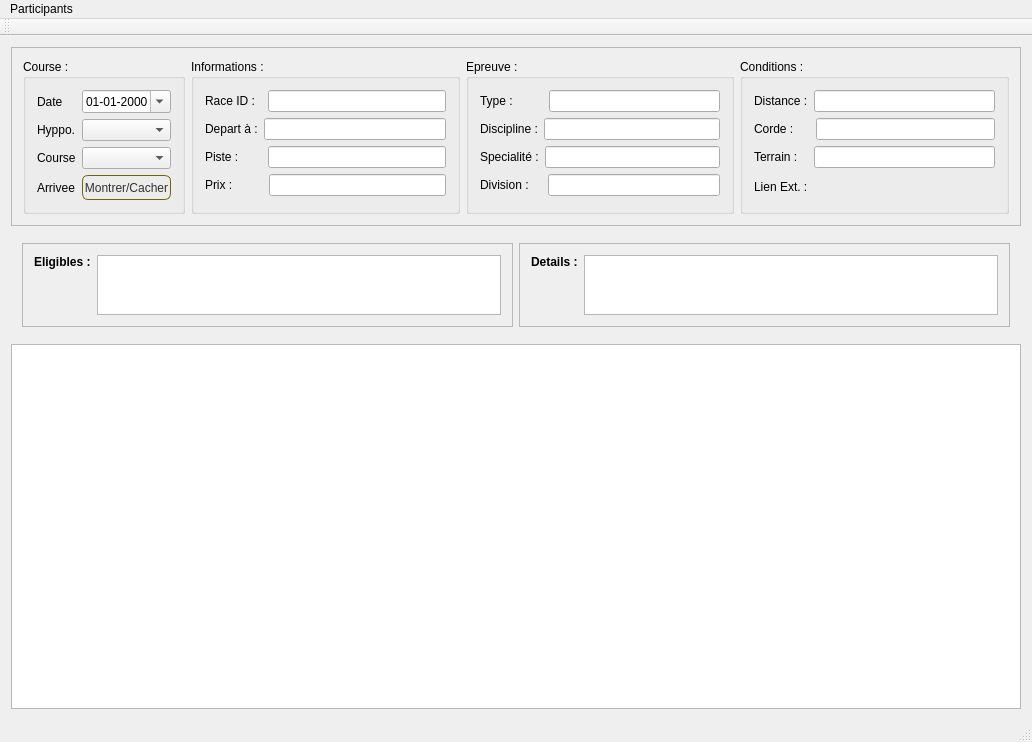
<?xml version="1.0" encoding="UTF-8"?>
<ui version="4.0">
 <class>MainWindow</class>
 <widget class="QMainWindow" name="MainWindow">
  <property name="geometry">
   <rect>
    <x>0</x>
    <y>0</y>
    <width>1032</width>
    <height>742</height>
   </rect>
  </property>
  <property name="windowTitle">
   <string>MainWindow</string>
  </property>
  <widget class="QWidget" name="centralWidget">
   <layout class="QGridLayout" name="gridLayout_5">
    <item row="2" column="0">
     <widget class="iTableView" name="mainView">
      <property name="selectionBehavior">
       <enum>QAbstractItemView::SelectRows</enum>
      </property>
      <property name="sortingEnabled">
       <bool>true</bool>
      </property>
      <attribute name="horizontalHeaderMinimumSectionSize">
       <number>25</number>
      </attribute>
      <attribute name="verticalHeaderVisible">
       <bool>false</bool>
      </attribute>
     </widget>
    </item>
    <item row="0" column="0">
     <widget class="QFrame" name="frame_3">
      <property name="frameShape">
       <enum>QFrame::StyledPanel</enum>
      </property>
      <property name="frameShadow">
       <enum>QFrame::Raised</enum>
      </property>
      <layout class="QGridLayout" name="gridLayout_4">
       <item row="0" column="0">
        <layout class="QVBoxLayout" name="verticalLayout">
         <item>
          <widget class="QGroupBox" name="groupBox">
           <property name="title">
            <string>Course :</string>
           </property>
           <layout class="QGridLayout" name="gridLayout_2">
            <item row="1" column="1">
             <widget class="QComboBox" name="HyppoCombo"/>
            </item>
            <item row="1" column="0">
             <widget class="QLabel" name="hyppoLabel">
              <property name="text">
               <string>Hyppo.</string>
              </property>
             </widget>
            </item>
            <item row="0" column="1">
             <widget class="QDateEdit" name="dateEdit">
              <property name="locale">
               <locale language="French" country="France"/>
              </property>
              <property name="displayFormat">
               <string>dd-MM-yyyy</string>
              </property>
              <property name="calendarPopup">
               <bool>true</bool>
              </property>
             </widget>
            </item>
            <item row="2" column="0">
             <widget class="QLabel" name="CourseLabel">
              <property name="text">
               <string>Course</string>
              </property>
             </widget>
            </item>
            <item row="2" column="1">
             <widget class="QComboBox" name="RaceCombo"/>
            </item>
            <item row="3" column="1">
             <widget class="QPushButton" name="BShowHideRes">
              <property name="sizePolicy">
               <sizepolicy hsizetype="Preferred" vsizetype="Fixed">
                <horstretch>0</horstretch>
                <verstretch>0</verstretch>
               </sizepolicy>
              </property>
              <property name="minimumSize">
               <size>
                <width>82</width>
                <height>25</height>
               </size>
              </property>
              <property name="styleSheet">
               <string notr="true">QPushButton {
    border: 1px solid #716404;
    border-radius: 6px;
	color: #313131;
    background-color: qlineargradient(x1: 0, y1: 0, x2: 1, y2: 1,
                                      stop: 0 #ffd70f, stop: 1 #beaa0e);
    min-width: 80px;
}

QPushButton:selected {
	color: #313131;
    background-color: qlineargradient(x1: 0, y1: 0, x2: 0, y2: 1,
                                      stop: 0 #bae10d, stop: 1 #9cbd0a);
}

QPushButton:checked {
	color: #313131;
    background-color: qlineargradient(x1: 0, y1: 0, x2: 0, y2: 1,
                                      stop: 0 #bae10d, stop: 1 #9cbd0a);
}</string>
              </property>
              <property name="text">
               <string>Montrer/Cacher</string>
              </property>
              <property name="checkable">
               <bool>true</bool>
              </property>
             </widget>
            </item>
            <item row="3" column="0">
             <widget class="QLabel" name="label">
              <property name="text">
               <string>Arrivee</string>
              </property>
             </widget>
            </item>
            <item row="0" column="0">
             <widget class="QLabel" name="DateLabel">
              <property name="text">
               <string>Date</string>
              </property>
             </widget>
            </item>
           </layout>
          </widget>
         </item>
        </layout>
       </item>
       <item row="0" column="1">
        <widget class="QGroupBox" name="groupBox_3">
         <property name="title">
          <string>Informations :</string>
         </property>
         <layout class="QVBoxLayout" name="verticalLayout_2">
          <item>
           <layout class="QHBoxLayout" name="horizontalLayout">
            <item>
             <widget class="QLabel" name="LRaceId">
              <property name="text">
               <string>Race ID :  </string>
              </property>
             </widget>
            </item>
            <item>
             <widget class="QLineEdit" name="ERaceId">
              <property name="readOnly">
               <bool>true</bool>
              </property>
             </widget>
            </item>
           </layout>
          </item>
          <item>
           <layout class="QHBoxLayout" name="horizontalLayout_2">
            <item>
             <widget class="QLabel" name="LDepart">
              <property name="text">
               <string>Depart à :</string>
              </property>
             </widget>
            </item>
            <item>
             <widget class="QLineEdit" name="EDepart">
              <property name="readOnly">
               <bool>true</bool>
              </property>
             </widget>
            </item>
           </layout>
          </item>
          <item>
           <layout class="QHBoxLayout" name="horizontalLayout_3">
            <item>
             <widget class="QLabel" name="LPiste">
              <property name="text">
               <string>Piste :       </string>
              </property>
             </widget>
            </item>
            <item>
             <widget class="QLineEdit" name="EPiste">
              <property name="readOnly">
               <bool>true</bool>
              </property>
             </widget>
            </item>
           </layout>
          </item>
          <item>
           <layout class="QHBoxLayout" name="horizontalLayout_4">
            <item>
             <widget class="QLabel" name="LPrix">
              <property name="text">
               <string>Prix :         </string>
              </property>
             </widget>
            </item>
            <item>
             <widget class="QLineEdit" name="EPrix">
              <property name="readOnly">
               <bool>true</bool>
              </property>
             </widget>
            </item>
           </layout>
          </item>
         </layout>
        </widget>
       </item>
       <item row="0" column="2">
        <widget class="QGroupBox" name="groupBox_4">
         <property name="title">
          <string>Epreuve :</string>
         </property>
         <layout class="QVBoxLayout" name="verticalLayout_3">
          <item>
           <layout class="QHBoxLayout" name="horizontalLayout_5">
            <item>
             <widget class="QLabel" name="LType">
              <property name="text">
               <string>Type :         </string>
              </property>
             </widget>
            </item>
            <item>
             <widget class="QLineEdit" name="EType">
              <property name="readOnly">
               <bool>true</bool>
              </property>
             </widget>
            </item>
           </layout>
          </item>
          <item>
           <layout class="QHBoxLayout" name="horizontalLayout_6">
            <item>
             <widget class="QLabel" name="LDIscipline">
              <property name="text">
               <string>Discipline :</string>
              </property>
             </widget>
            </item>
            <item>
             <widget class="QLineEdit" name="EDiscipline">
              <property name="readOnly">
               <bool>true</bool>
              </property>
             </widget>
            </item>
           </layout>
          </item>
          <item>
           <layout class="QHBoxLayout" name="horizontalLayout_7">
            <item>
             <widget class="QLabel" name="LSpecialite">
              <property name="text">
               <string>Specialité :</string>
              </property>
             </widget>
            </item>
            <item>
             <widget class="QLineEdit" name="ESpecialite">
              <property name="readOnly">
               <bool>true</bool>
              </property>
             </widget>
            </item>
           </layout>
          </item>
          <item>
           <layout class="QHBoxLayout" name="horizontalLayout_8">
            <item>
             <widget class="QLabel" name="LDivision">
              <property name="text">
               <string>Division :    </string>
              </property>
             </widget>
            </item>
            <item>
             <widget class="QLineEdit" name="EDivision">
              <property name="readOnly">
               <bool>true</bool>
              </property>
             </widget>
            </item>
           </layout>
          </item>
         </layout>
        </widget>
       </item>
       <item row="0" column="3">
        <widget class="QGroupBox" name="groupBox_2">
         <property name="title">
          <string>Conditions :</string>
         </property>
         <layout class="QVBoxLayout" name="verticalLayout_4">
          <item>
           <layout class="QHBoxLayout" name="horizontalLayout_9">
            <item>
             <widget class="QLabel" name="LDistance">
              <property name="text">
               <string>Distance :</string>
              </property>
             </widget>
            </item>
            <item>
             <widget class="QLineEdit" name="EDistance">
              <property name="readOnly">
               <bool>true</bool>
              </property>
             </widget>
            </item>
           </layout>
          </item>
          <item>
           <layout class="QHBoxLayout" name="horizontalLayout_10">
            <item>
             <widget class="QLabel" name="LCorde">
              <property name="text">
               <string>Corde :     </string>
              </property>
             </widget>
            </item>
            <item>
             <widget class="QLineEdit" name="ECorde">
              <property name="readOnly">
               <bool>true</bool>
              </property>
             </widget>
            </item>
           </layout>
          </item>
          <item>
           <layout class="QHBoxLayout" name="horizontalLayout_11">
            <item>
             <widget class="QLabel" name="LTerrain">
              <property name="text">
               <string>Terrain :   </string>
              </property>
             </widget>
            </item>
            <item>
             <widget class="QLineEdit" name="ETerrain">
              <property name="readOnly">
               <bool>true</bool>
              </property>
             </widget>
            </item>
           </layout>
          </item>
          <item>
           <layout class="QHBoxLayout" name="horizontalLayout_12">
            <item>
             <widget class="QLabel" name="LLien">
              <property name="sizePolicy">
               <sizepolicy hsizetype="Fixed" vsizetype="Preferred">
                <horstretch>0</horstretch>
                <verstretch>0</verstretch>
               </sizepolicy>
              </property>
              <property name="text">
               <string>Lien Ext. :</string>
              </property>
             </widget>
            </item>
            <item>
             <widget class="QLabel" name="ELien">
              <property name="text">
               <string/>
              </property>
              <property name="wordWrap">
               <bool>true</bool>
              </property>
              <property name="openExternalLinks">
               <bool>true</bool>
              </property>
             </widget>
            </item>
           </layout>
          </item>
         </layout>
        </widget>
       </item>
      </layout>
     </widget>
    </item>
    <item row="1" column="0">
     <widget class="QWidget" name="widget_2" native="true">
      <layout class="QHBoxLayout" name="horizontalLayout_13">
       <item>
        <widget class="QFrame" name="frame">
         <property name="frameShape">
          <enum>QFrame::StyledPanel</enum>
         </property>
         <property name="frameShadow">
          <enum>QFrame::Raised</enum>
         </property>
         <layout class="QHBoxLayout" name="horizontalLayout_15">
          <item>
           <widget class="QLabel" name="label_2">
            <property name="sizePolicy">
             <sizepolicy hsizetype="Fixed" vsizetype="Preferred">
              <horstretch>0</horstretch>
              <verstretch>0</verstretch>
             </sizepolicy>
            </property>
            <property name="font">
             <font>
              <weight>75</weight>
              <bold>true</bold>
             </font>
            </property>
            <property name="text">
             <string>Eligibles :</string>
            </property>
            <property name="alignment">
             <set>Qt::AlignLeading|Qt::AlignLeft|Qt::AlignTop</set>
            </property>
           </widget>
          </item>
          <item>
           <widget class="QTextBrowser" name="EEligibles">
            <property name="sizePolicy">
             <sizepolicy hsizetype="Preferred" vsizetype="Fixed">
              <horstretch>0</horstretch>
              <verstretch>0</verstretch>
             </sizepolicy>
            </property>
            <property name="maximumSize">
             <size>
              <width>16777215</width>
              <height>60</height>
             </size>
            </property>
           </widget>
          </item>
         </layout>
        </widget>
       </item>
       <item>
        <widget class="QFrame" name="frame_2">
         <property name="frameShape">
          <enum>QFrame::StyledPanel</enum>
         </property>
         <property name="frameShadow">
          <enum>QFrame::Raised</enum>
         </property>
         <layout class="QHBoxLayout" name="horizontalLayout_14">
          <item>
           <widget class="QLabel" name="label_3">
            <property name="sizePolicy">
             <sizepolicy hsizetype="Fixed" vsizetype="Preferred">
              <horstretch>0</horstretch>
              <verstretch>0</verstretch>
             </sizepolicy>
            </property>
            <property name="font">
             <font>
              <weight>75</weight>
              <bold>true</bold>
             </font>
            </property>
            <property name="text">
             <string>Details :</string>
            </property>
            <property name="alignment">
             <set>Qt::AlignLeading|Qt::AlignLeft|Qt::AlignTop</set>
            </property>
           </widget>
          </item>
          <item>
           <widget class="QTextBrowser" name="EDetails">
            <property name="sizePolicy">
             <sizepolicy hsizetype="Preferred" vsizetype="Fixed">
              <horstretch>0</horstretch>
              <verstretch>0</verstretch>
             </sizepolicy>
            </property>
            <property name="maximumSize">
             <size>
              <width>16777215</width>
              <height>60</height>
             </size>
            </property>
           </widget>
          </item>
         </layout>
        </widget>
       </item>
      </layout>
     </widget>
    </item>
   </layout>
  </widget>
  <widget class="QMenuBar" name="menuBar">
   <property name="geometry">
    <rect>
     <x>0</x>
     <y>0</y>
     <width>1032</width>
     <height>25</height>
    </rect>
   </property>
   <widget class="QMenu" name="RunnersMenue">
    <property name="title">
     <string>Participants</string>
    </property>
    <addaction name="separator"/>
    <addaction name="HistoryTrigger"/>
    <addaction name="CompareTrigger"/>
   </widget>
   <addaction name="RunnersMenue"/>
  </widget>
  <widget class="QToolBar" name="mainToolBar">
   <attribute name="toolBarArea">
    <enum>TopToolBarArea</enum>
   </attribute>
   <attribute name="toolBarBreak">
    <bool>false</bool>
   </attribute>
  </widget>
  <widget class="QStatusBar" name="statusBar"/>
  <action name="HistoryTrigger">
   <property name="text">
    <string>Details &amp; historique</string>
   </property>
  </action>
  <action name="CompareTrigger">
   <property name="text">
    <string>Comparer</string>
   </property>
  </action>
 </widget>
 <layoutdefault spacing="6" margin="11"/>
 <customwidgets>
  <customwidget>
   <class>iTableView</class>
   <extends>QTableView</extends>
   <header>itableview.h</header>
  </customwidget>
 </customwidgets>
 <resources/>
 <connections/>
</ui>
